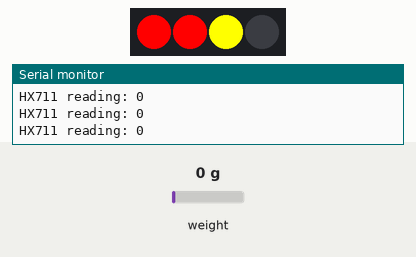
Recording of a sketch running on a simulated Arduino Uno, built with avr-gcc and run on an emulated ATmega328P. Parts: 4 RGB LEDs in strip order, left to right, the last lines printed to the serial monitor. The test bench sets the inputs (shaded band); at power-on: weight on the scale 0 g.

Above: at 1.2 s.
1.3 s: weight on the scale set to 2 g
At 2.5 s:
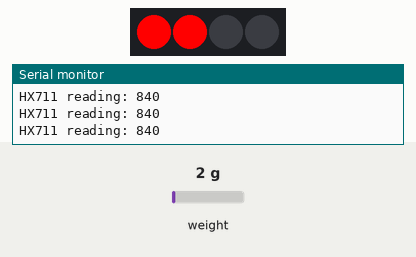
2.8 s: weight on the scale set to 100 g
At 3.2 s:
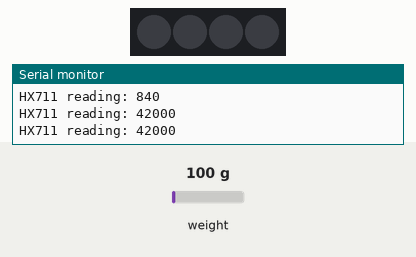
Timing chart, 0 to 5.8 s (numbered marks = the images above; inputs shaded):
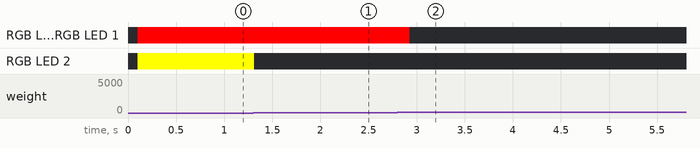

Measured:
- the behaviour switches between 0 and 1 g on weight on the scale (found by bisection; images 0 and 1)
- after the input at 1.3 s, RGB LED 2: RGB(255, 255, 0) → off at once
- after the input at 2.8 s, RGB LED 0, RGB LED 1: RGB(255, 0, 0) → off after 0.13 s

The sketch:

UNO.ino
```cpp
// Visual Micro is in vMicro>General>Tutorial Mode
//
/*
    Name:       UNO.ino
    Created:  2019-04-14 오후 9:55:31
    Author:     KMK-GRAM\alsrb
*/

// Define User Types below here or use a .h file
//
#include "HX711.h"
#include <Adafruit_NeoPixel.h>

// Define Function Prototypes that use User Types below here or use a .h file
//
#define LOADCELL_DOUT_PIN 3
#define LOADCELL_SCK_PIN 4
#define BUZZER_PIN 5
#define STRIPLED_PIN 6

#define NUMPIXELS 4


HX711 scale;
long criteiraPressure;

Adafruit_NeoPixel pixels = Adafruit_NeoPixel(NUMPIXELS, STRIPLED_PIN, NEO_GRB + NEO_KHZ800);


// Define Functions below here or use other .ino or cpp files
//
long getPressure() {
  long pressure = 0;
  if (scale.is_ready()) {
    pressure = scale.read();
  }
  else {
    Serial.println("HX711 not found.");
  }
  return pressure;
}

void setStripLed(int cnt) {
  for (int i = 0; i < NUMPIXELS; i++) {
    if (i < cnt) {
      switch (i)
      {
      case 0:
        pixels.setPixelColor(i, pixels.Color(255, 0, 0));
        break;
      case 1:
        pixels.setPixelColor(i, pixels.Color(255, 0, 0));
        break;
      case 2:
        pixels.setPixelColor(i, pixels.Color(255, 255, 0));
        break;
      case 3:
        pixels.setPixelColor(i, pixels.Color(0, 255, 0));
        break;
      }
    }
    else {
      pixels.setPixelColor(i, pixels.Color(0, 0, 0));
    }
    pixels.show();
  }
}

// The setup() function runs once each time the micro-controller starts
void setup()
{
  Serial.begin(115200);
  scale.begin(LOADCELL_DOUT_PIN, LOADCELL_SCK_PIN);
  pinMode(BUZZER_PIN, OUTPUT);

  pixels.begin();
}

// Add the main program code into the continuous loop() function
void loop()
{
  long pressure;
  if (scale.is_ready()) {
    pressure = scale.read();
    Serial.print("HX711 reading: ");
    Serial.println(pressure);
    if (pressure > 33000) {
      setStripLed(0);
      noTone(BUZZER_PIN);
    }
    else if (pressure > 10000) {
      setStripLed(1);
      noTone(BUZZER_PIN);
    }
    else if (pressure > 0) {
      setStripLed(2);
      noTone(BUZZER_PIN);
    }
    else if (pressure > -20000) {
      setStripLed(3);
      noTone(BUZZER_PIN);
    }
    else {
      setStripLed(4);
      tone(BUZZER_PIN, 1000);
    }

    delay(100);
  }
  else {
    Serial.println("HX711 not found.");
  }
}
```
